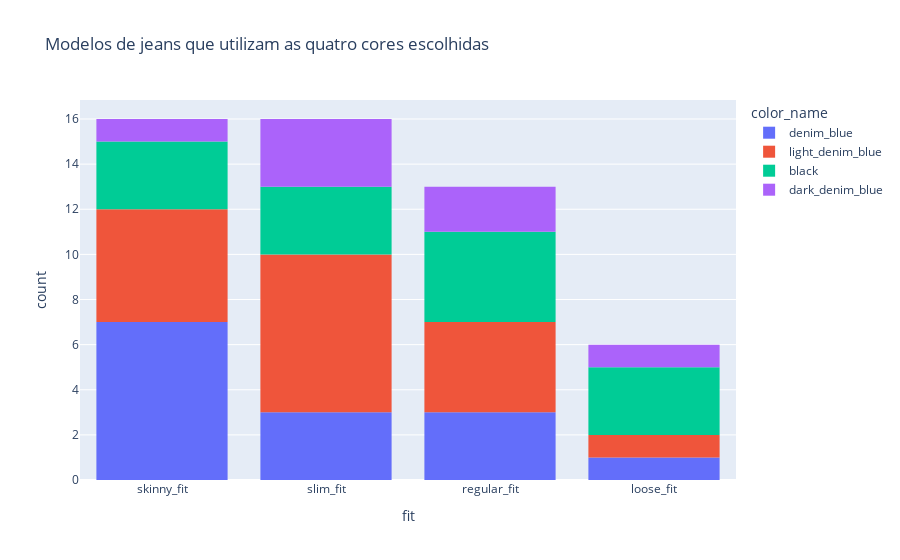

Source (notebook cell):
### Code cell
# Gráfico para identificar quais modelos de jeans utilizam as 4 cores escolhidas.
fig = px.histogram(df_jeans.drop_duplicates(subset = 'product_id'), x="fit", color="color_name", title = "Modelos de jeans que utilizam as quatro cores escolhidas").update_xaxes(categoryorder='total descending')
fig.show()

### Figure 1 — Plotly figure (JSON) as saved in the notebook; plotly's stock layout.template omitted (floating-point values rounded to 4 significant figures)
{"data": [{"alignmentgroup": "True", "bingroup": "x", "hovertemplate": "color_name=denim_blue<br>fit=%{x}<br>count=%{y}<extra></extra>", "legendgroup": "denim_blue", "marker": {"color": "#636efa", "pattern": {"shape": ""}}, "name": "denim_blue", "offsetgroup": "denim_blue", "orientation": "v", "showlegend": true, "type": "histogram", "x": ["skinny_fit", "skinny_fit", "skinny_fit", "slim_fit", "skinny_fit", "skinny_fit", "regular_fit", "loose_fit", "slim_fit", "slim_fit", "regular_fit", "skinny_fit", "skinny_fit", "regular_fit"], "xaxis": "x", "yaxis": "y"}, {"alignmentgroup": "True", "bingroup": "x", "hovertemplate": "color_name=light_denim_blue<br>fit=%{x}<br>count=%{y}<extra></extra>", "legendgroup": "light_denim_blue", "marker": {"color": "#EF553B", "pattern": {"shape": ""}}, "name": "light_denim_blue", "offsetgroup": "light_denim_blue", "orientation": "v", "showlegend": true, "type": "histogram", "x": ["skinny_fit", "skinny_fit", "skinny_fit", "slim_fit", "slim_fit", "skinny_fit", "regular_fit", "regular_fit", "loose_fit", "slim_fit", "slim_fit", "slim_fit", "slim_fit", "slim_fit", "regular_fit", "regular_fit", "skinny_fit"], "xaxis": "x", "yaxis": "y"}, {"alignmentgroup": "True", "bingroup": "x", "hovertemplate": "color_name=black<br>fit=%{x}<br>count=%{y}<extra></extra>", "legendgroup": "black", "marker": {"color": "#00cc96", "pattern": {"shape": ""}}, "name": "black", "offsetgroup": "black", "orientation": "v", "showlegend": true, "type": "histogram", "x": ["skinny_fit", "slim_fit", "skinny_fit", "regular_fit", "loose_fit", "loose_fit", "slim_fit", "slim_fit", "regular_fit", "regular_fit", "regular_fit", "loose_fit", "skinny_fit"], "xaxis": "x", "yaxis": "y"}, {"alignmentgroup": "True", "bingroup": "x", "hovertemplate": "color_name=dark_denim_blue<br>fit=%{x}<br>count=%{y}<extra></extra>", "legendgroup": "dark_denim_blue", "marker": {"color": "#ab63fa", "pattern": {"shape": ""}}, "name": "dark_denim_blue", "offsetgroup": "dark_denim_blue", "orientation": "v", "showlegend": true, "type": "histogram", "x": ["slim_fit", "skinny_fit", "regular_fit", "slim_fit", "slim_fit", "regular_fit", "loose_fit"], "xaxis": "x", "yaxis": "y"}], "layout": {"barmode": "relative", "legend": {"title": {"text": "color_name"}, "tracegroupgap": 0}, "title": {"text": "Modelos de jeans que utilizam as quatro cores escolhidas"}, "xaxis": {"anchor": "y", "categoryorder": "total descending", "domain": [0, 1], "title": {"text": "fit"}}, "yaxis": {"anchor": "x", "domain": [0, 1], "title": {"text": "count"}}}}
